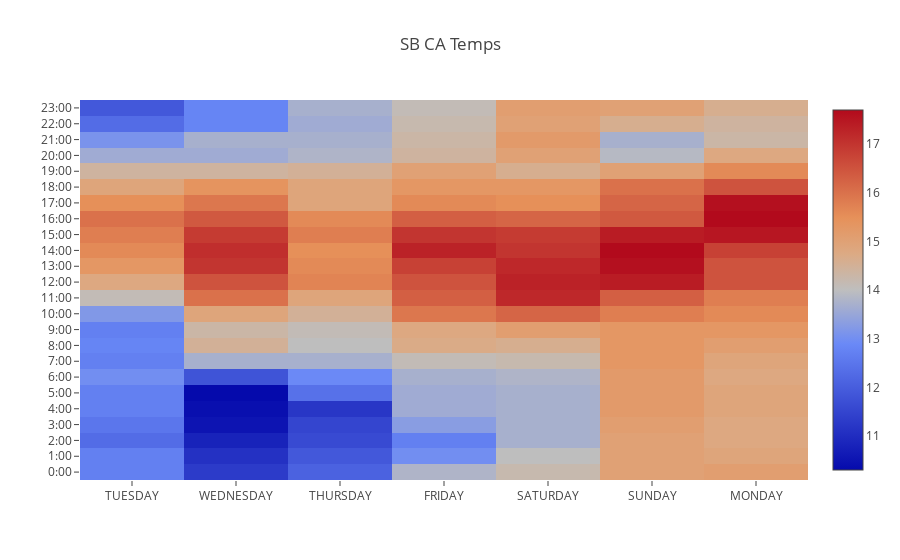

The notebook cell saved with this chart:
### Code cell
data = [go.Heatmap(x = df.DAY, y = df.LST_TIME,
                  z = df.T_HR_AVG.values.tolist())]
layout = go.Layout(title = 'SB CA Temps')
fig = go.Figure(data, layout)
iplot(fig)

### Figure 1 — Plotly figure (JSON) as saved in the notebook; plotly's stock layout.template omitted (floating-point values rounded to 4 significant figures; data arrays with more than 128 entries replaced by an {"elided": "..."} marker saying what was removed)
{"data": [{"type": "heatmap", "uid": "41c93e26-dffc-41a5-aeb6-2459cf6a7429", "x": {"elided": "168 str values"}, "y": {"elided": "168 str values"}, "z": {"elided": "168 float values"}}], "layout": {"title": "SB CA Temps"}}
